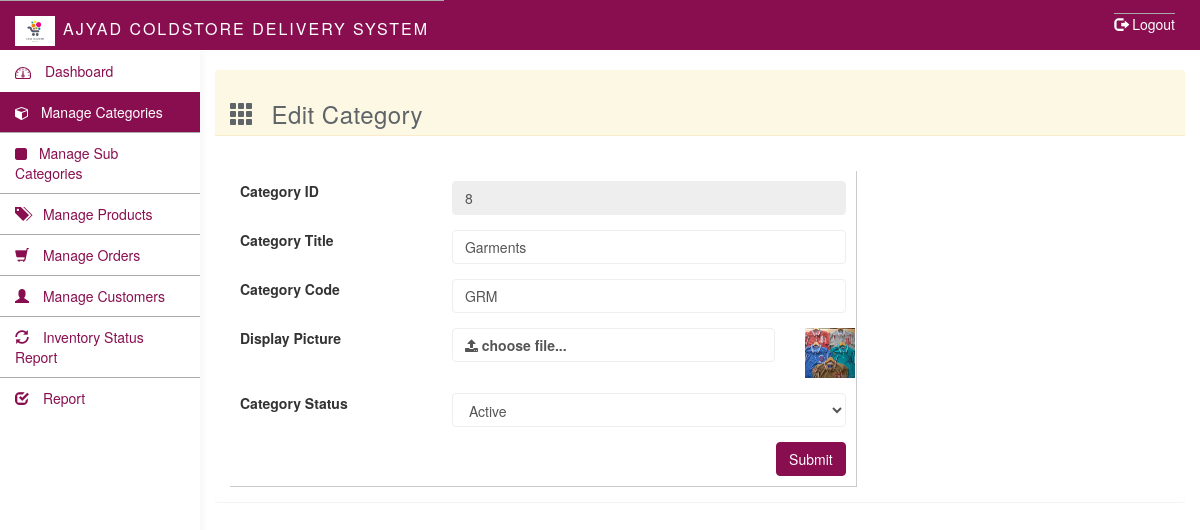
/admin/edit_category.php?edit_id=8 (signed in), run on the app's committed database.
### tables this page shows
CREATE TABLE `product_categories` (
  `id` int(11) NOT NULL,
  `category_code` varchar(10) NOT NULL,
  `category_name` varchar(255) NOT NULL,
  `image` varchar(255) NOT NULL,
  `is_active` tinyint(1) NOT NULL DEFAULT '1',
  `status` tinyint(4) NOT NULL,
  `created_date` datetime NOT NULL
);

### admin/edit_category.php (the view, shortened to what this page needs)
<?php require_once 'includes/header.php'; ?>
<?php
	$edit = null;
	if($_GET['edit_id']){
		$edit_id = $_GET['edit_id'];
		$selSql = "SELECT * FROM product_categories
		WHERE id = $edit_id";
		$rs = mysqli_query($con, $selSql);
		$edit = mysqli_fetch_assoc($rs);
	}else{
		header('location: categories.php?success=false&msg=Requested record not found !');
	}
 ?>
	<div class="col-sm-9 col-sm-offset-3 col-lg-10 col-lg-offset-2 main">
		<div class="row">
			<ol class="breadcrumb top-bar-margin">
				<li><a href="categories.php"><span class="glyphicon glyphicon-user"></span> </a></li>
				<li class="active">Manage Pet Categories</li>
			</ol>
		</div>
		<br>
		<div class="panel panel-warning">
	  	<div class="panel-heading">
	  		<h3><span class="glyphicon glyphicon-th"></span> Edit Category</h3>
	  		<div id="errorDiv" class="col-sm-8 col-sm-offset-2">
      </div>
      <div class="clearfix"></div>
	  	</div>
	  	<div class="panel-body">
	  		<br>
	  		<div class="col-sm-8"  style="padding: 10px; border-right: 1px solid #ccc;border-bottom: 1px solid #ccc">
	  			<form action="" method="post" enctype="multipart/form-data">
	  				<div class="form-group row">
                        <div class="col-sm-4"><label>Category ID</label>
                       </div>
                        <div class="col-sm-8">
                            <input class="form-control" type="text" id="cat_id" name="cat_id" value="<?=$edit['id'] ?>" disabled>
                        </div>
                    </div>
	  				<div class="form-group row">
                        <div class="col-sm-4">
                            <label for="cat_title">Category Title</label>
                        </div>
                        <div class="col-sm-8">
                            <input class="form-control" type="text" id="cat_title" name="cat_title" value="<?=$edit['category_name'] ?>" required>
                        </div>
                    </div>
	  				<div class="form-group row">
                        <div class="col-sm-4">
                            <label for="cat_code">Category Code</label>
                        </div>
                        <div class="col-sm-8">
                            <input class="form-control" type="text" id="cat_code" name="cat_code" value="<?=$edit['category_code'] ?>" required>
                        </div>
                    </div>
                    <div class="form-group row">
                        <div class="col-sm-4">
                            <label for="brand_logo">Display Picture</label>
                        </div>
                        <div class="col-sm-8">
                            <div class="row">
                            <div class="col-sm-10">
                            <label class="form-control" for="upload">
                              <span class="fa fa-upload"></span> choose file...
                            </label>
                            </div>
                            <div class="col-sm-2">
                                <img  class="small_img" src="../uploads/categoryImage/<?=$edit['image'] ?>" alt="">
                            </div>
                            </div>
                        </div>
                    </div>
	  				<div class="form-group row">
                        <div class="col-sm-4">
                            <label for="is_active">Category Status</label>
                        </div>
                        <div class="col-sm-8">
                            <select class="form-control" name="is_active" id="" required>
                            	<option value="1" <?=$edit['is_active'] ? 'selected' : '' ?>>Active</option>
                            </select>
                        </div>
                    </div>
                    <div class="pull-right">
                    <button class="btn btn-primary">Submit</button>
                	</div>
	  			</form>
	  			<br>
	  		</div>
	  	</div>
	  </div>
	</div>
</body>
</html>

### admin/css/styles.css (style rules this page uses)
h1, h2, h3, h4, h5, h6 { color: #5f6468; }
h3, h4 { font-weight: 300; }
.form-control { border: 1px solid #eee; box-shadow: none; }
.btn-primary, .btn-primary:hover, .btn-primary:focus, .btn-primary:active, .btn-primary.active, .open > .dropdown-toggle.btn-primary, .btn-primary.disabled, .btn-primary[disabled], fieldset[disabled] .btn-primary, .btn-primary.disabled:hover, .btn-primary[disabled]:hover, fieldset[disabled] .btn-primary:hover, .btn-primary.disabled:focus, .btn-primary[disabled]:focus, fieldset[disabled] .btn-primary:focus, .btn-primary.disabled:active, .btn-primary[disabled]:active, fieldset[disabled] .btn-primary:active, .btn-primary.disabled.active, .btn-primary[disabled].active, fieldset[disabled] .btn-primary.active { background-color: #880E4F; border-color: #880E4F; }
.panel { border: 0; }
.panel-heading { font-size: 18px; font-weight: 300; letter-spacing: 0.025em; height: 66px; line-height: 45px; }
.breadcrumb { border-radius: 0; padding: 10px 15px; background: #e9ecf2; box-shadow: 0 1px 1px rgba(0, 0, 0, .05); margin: 0 ; }
.top-bar-margin { margin-top:10px; }
.panel-heading .glyphicon { margin-right: 10px; }
.small_img { width: 50px; height: 50px; }

### data on the page
product_categories: cat_id "8", cat_title "Garments", cat_code "GRM", image (picture), is_active "Active"

### other printed values
constant("SYSTEM_NAME") "AJYAD COLDSTORE DELIVERY SYSTEM"
